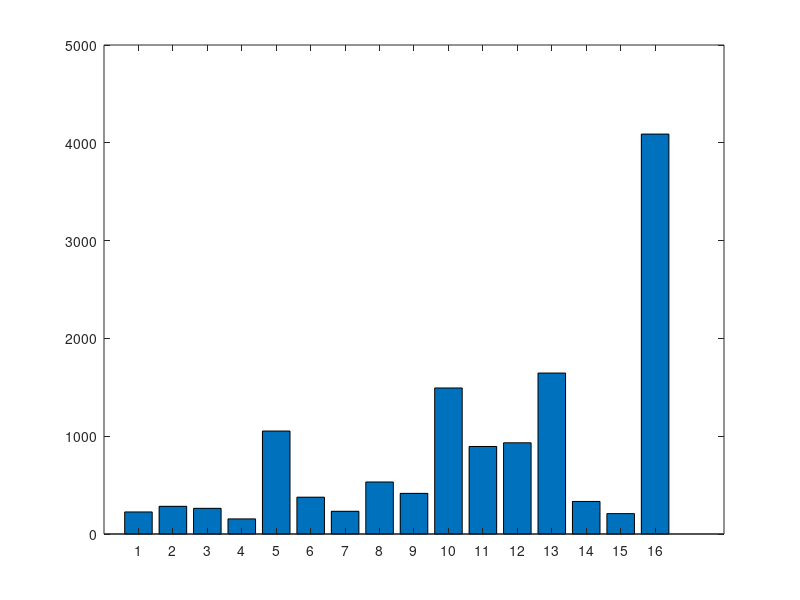

The MATLAB source for this figure: (Note: this script raises an error after producing the figure.)
%mcf graphs for lab3

%load data
data1 = importdata("mcf_stats.txt");
n= length(data1.data);

index= data1.data(:,1);
energy= data1.data(:,2);
delay= data1.data(:,3);
areaCore= data1.data(:,4);
areaL2= data1.data(:,5);

peakDynCore= data1.data(:,7);
subLeakageCore= data1.data(:,8);
gateLeakageCore= data1.data(:,9);
peakDynL2= data1.data(:,10);
subLeakageL2= data1.data(:,11);
gateLeakageCoreL2= data1.data(:,12);

%calculate edap
area= areaCore + areaL2;
edap= (energy) .* delay .* area;
[minEdap,iEdap] = min(edap);

%edap graphs
figure(1);
b=bar(edap,0.8);
xticks([1:n]);
b.FaceColor = 'flat';
b.CData(iEdap,:) = [1 0 0];
title("EDAP of every simulation model (mcf)");
xlabel("model");
ylabel("EDAP");

%area and power graphs

%area-associativity
areaValues= [area(2) area(3) area(7)];
figure(2)
plot(1:3,areaValues,'Marker','o');
ylim([1 100]);
xlim([0.9 3.1]);
xticks([1 2 3]);
xticklabels({'(1,1,4)','(2,2,8)','(4,4,16)'});
title("mcf: Area vs Associativity");
ylabel("Area (mm^2)");
xlabel("Associativity (L1D,L1I,L2)");
text(2.5,80,{"L1D-size=64KB","L1I-size=32KB","L2-size=2MB","CL-size=64"});

%area-l1 size
areaValues= [area(1) area(3) area(8)];
figure(3)
plot(1:3,areaValues,'Marker','o');
ylim([1 100]);
xlim([0.9 3.1]);
xticks([1 2 3]);
xticklabels({'(32,16)','(64,32)','(128,64)'});
title("mcf: Area vs L1 size");
ylabel("Area (mm^2)");
xlabel("L1 size (L1D,L1I) in KB");
text(2.5,80,{"L2-size=2MB","L1D-assoc=2","L1I-assoc=2","L2-assoc=8","CL-size=64"});

%area-l2 size
areaValues= [area(15) area(3) area(6)];
figure(4)
plot(1:3,areaValues,'Marker','o');
ylim([1 100]);
xlim([0.9 3.1]);
xticks([1 2 3]);
xticklabels({'1','2','4'});
title("mcf: Area vs L2 size");
ylabel("Area (mm^2)");
xlabel("L2 size in MB");
text(2.5,70,{"L1D-size=64KB","L1I-size=32KB","L1D-assoc=2","L1I-assoc=2","L2-assoc=8","CL-size=64"});

%area-CL
areaValues= [area(4) area(3) area(5) area(16)];
figure(5)
plot(1:4,areaValues,'Marker','o');
ylim([1 100]);
xlim([0.9 4.1]);
xticks([1 2 3 4]);
xticklabels({'32','64','128','256'});
title("mcf: Area vs Cache Line size");
ylabel("Area (mm^2)");
xlabel("Cache Line size");
text(3,25,{"L1D-size=64KB","L1I-size=32KB","L2-size=2MB","L1D-assoc=2","L1I-assoc=2","L2-assoc=8"});

%peak power calculation
power = peakDynCore + subLeakageCore + gateLeakageCore + peakDynL2 + subLeakageL2 + gateLeakageCoreL2;

%power-associativity
powerValues= [power(2) power(3) power(7)];
figure(6)
plot(1:3,powerValues,'Marker','o');
ylim([1 30]);
xlim([0.9 3.1]);
xticks([1 2 3]);
xticklabels({'(1,1,4)','(2,2,8)','(4,4,16)'});
title("mcf: Power vs Associativity");
ylabel("Power (W)");
xlabel("Associativity (L1D,L1I,L2)");
text(2.5,20,{"L1D-size=64KB","L1I-size=32KB","L2-size=2MB","CL-size=64"});

%power-l1 size
powerValues= [power(1) power(3) power(8)];
figure(7)
plot(1:3,powerValues,'Marker','o');
ylim([1 30]);
xlim([0.9 3.1]);
xticks([1 2 3]);
xticklabels({'(32,16)','(64,32)','(128,64)'});
title("mcf: Power vs L1 size");
ylabel("Power (W)");
xlabel("L1 size (L1D,L1I) in KB");
text(2.5,20,{"L2-size=2MB","L1D-assoc=2","L1I-assoc=2","L2-assoc=8","CL-size=64"});

%power-l2 size
powerValues= [power(15) power(3) power(6)];
figure(8)
plot(1:3,powerValues,'Marker','o');
ylim([1 30]);
xlim([0.9 3.1]);
xticks([1 2 3]);
xticklabels({'1','2','4'});
title("mcf: Power vs L2 size");
ylabel("Power (W)");
xlabel("L2 size in MB");
text(2.5,20,{"L1D-size=64KB","L1I-size=32KB","L1D-assoc=2","L1I-assoc=2","L2-assoc=8","CL-size=64"});

%power-CL
powerValues= [power(4) power(3) power(5) power(16)];
figure(9)
plot(1:4,powerValues,'Marker','o');
ylim([1 30]);
xlim([0.9 4.1]);
xticks([1 2 3 4]);
xticklabels({'32','64','128','256'});
title("mcf: Power vs Cache Line size");
ylabel("Power (W)");
xlabel("Cache Line size");
text(3.3,8,{"L1D-size=64KB","L1I-size=32KB","L2-size=2MB","L1D-assoc=2","L1I-assoc=2","L2-assoc=8"});

%cost function comparison
data2 = importdata("Results_mcf.txt");
L1D_s= data2.data(:,1);
L1D_a= data2.data(:,2);
L1I_s= data2.data(:,3);
L1I_a= data2.data(:,4);
L2_s= data2.data(:,5);
L2_a= data2.data(:,6);
CLS= data2.data(:,7);
CPI= data2.data(:,8);
cost =(3/16)*(L1D_s+ L1I_s + (L2_s/10)*1024)+ 2*(L1D_a+L1I_a+L2_a)+ CLS/16;
f = cost.*CPI;

%standarize data
z_edap= (edap-mean(edap))./std(edap);
z_f= (f-mean(f))./std(f);

figure(10);
scatter(z_f,z_edap);
title("F(Standardized) vs EDAP(Standardized) - mcf");
xlabel("F");
ylabel("EDAP");
text(1,2,sprintf("r = %f",corr2(f,edap)),'FontSize',12,'Color','blue');